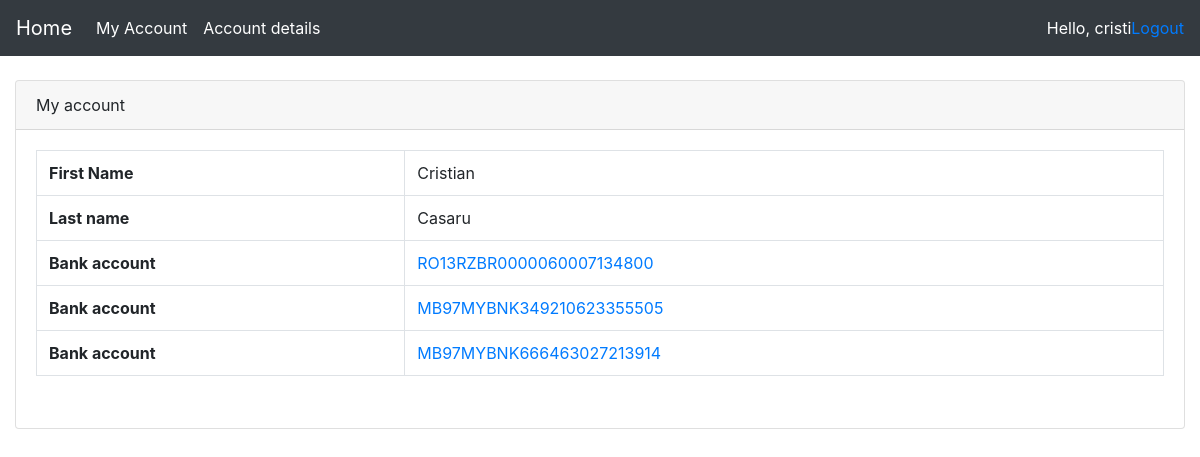
/myaccount/ (signed in), run on the app's committed database.
### accounts/models.py (models this page shows)
class BankingAccount(models.Model):
    iban = models.CharField(max_length=24, null=True)
    account_type = models.CharField(max_length=15, null=True)
    currency = models.CharField(max_length=5, null=True)
    sold = models.FloatField()
    user = models.ForeignKey(settings.AUTH_USER_MODEL, null=True, on_delete = models.SET_NULL)

### accounts/views.py (the view)
# urls.py: path('myaccount/', views.myAccount, name='myaccount'),
@login_required(login_url='login')
def myAccount(request):
    bankingAccounts = BankingAccount.objects.filter(user=request.user.id)
    user = User.objects.get(id=request.user.id)
    context = {'user': user, 'bankingAccounts': bankingAccounts}
    return render(request, 'accounts/myaccount.html', context)

### accounts/templates/accounts/myaccount.html (shortened to what this page needs)
{% load static %}
<html>
<head>
  <link rel="stylesheet" href="https://cdn.jsdelivr.net/npm/bootstrap@4.6.1/dist/css/bootstrap.min.css">
  <link rel="stylesheet" href="{% static 'css/style.css' %}">
</head>
<body>
{% include "accounts/navigation.html" %}
  <div class="col-sm-12">
    <div class="card card-outline card-info">
        <div class="card-header">
          My account
        </div>
        <form method="POST" action="">
            <div class="card-body">
              <table class="table table-bordered">
                <tbody>
                    <tr>
                        <td style="font-weight: bold;">First Name</td>
                        <td>{{user.first_name}}</td>
                    </tr>
                    <tr>
                        <td style="font-weight: bold;">Last name</td>
                        <td>{{user.last_name}}</td>
                    </tr>
                    {% for bankingAccount in bankingAccounts %}
                      <tr>
                        <td style="font-weight: bold;">Bank account</td>
                        <td>
                          <a href="/bankingAccount/{{bankingAccount.id}}">{{bankingAccount.iban}}</a>
                        </td>
                      </tr>
                    {% endfor %}
                </tbody>
              </table>
            </div>
        </form>
    </div>
  </div>
</body>
</html>

### accounts/templates/accounts/navigation.html (shortened to what this page needs)
{% load static %}
<html lang="en">
<head>
  <link rel="stylesheet" href="https://cdn.jsdelivr.net/npm/bootstrap@4.6.1/dist/css/bootstrap.min.css">
  <link rel="stylesheet" href="accounts/css/style.css">
</head>
<body>
    <nav id="navigation" class="navbar navbar-expand-lg navbar-dark bg-dark">
        <a class="navbar-brand" href="{% url 'home' %}">Home</a>
        <div class="collapse navbar-collapse" id="navbarSupportedContent">
          <ul class="navbar-nav mr-auto">
            <li class="nav-item active">
              <a class="nav-link" href="{% url 'myaccount' %}">My Account <span class="sr-only">(current)</span></a>
            </li>
            <li class="nav-item active">
              <a class="nav-link" href="{% url 'updatecustomerinformation' %}">Account details <span class="sr-only">(current)</span></a>
            </li>
          </ul>
        </div>
        <span class="hello-msg" style="color:white">Hello, {{request.user}}</span>
        <span ><a  class="hello-msg" href="{% url 'logout' %}">Logout</a></span>
      </nav>
<br>
</body>
</html>

### accounts/static/css/style.css (style rules this page uses)
body, html { margin: 0; padding: 0; height: 100%; }

### data on the page
BankingAccount: iban "RO13RZBR0000060007134800"
BankingAccount: iban "MB97MYBNK349210623355505"
BankingAccount: iban "MB97MYBNK666463027213914"

### other printed values
{{ request.user }} "cristi"
{{ user.first_name }} "Cristian"
{{ user.last_name }} "Casaru"
